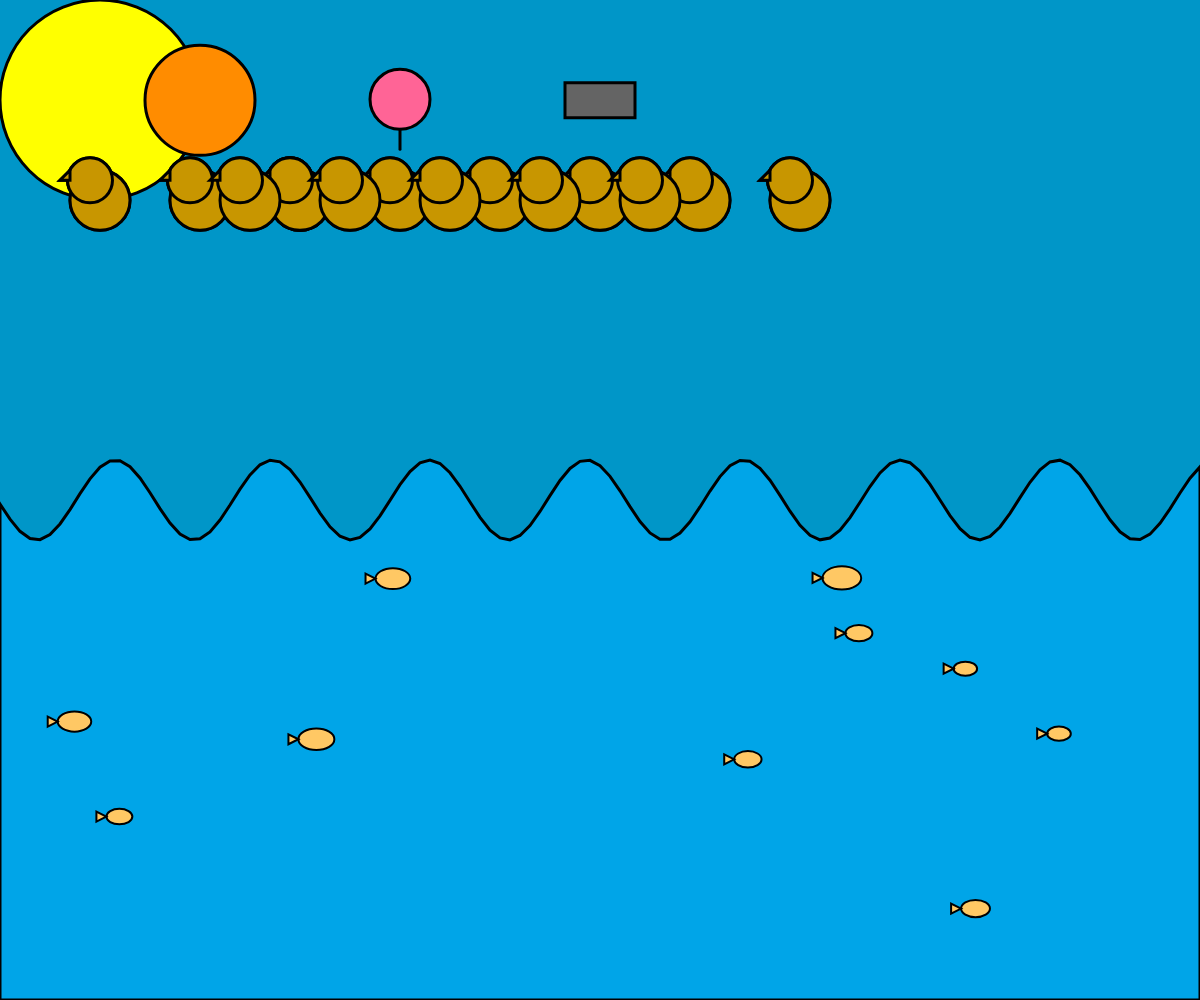
Frame 1 (no input)
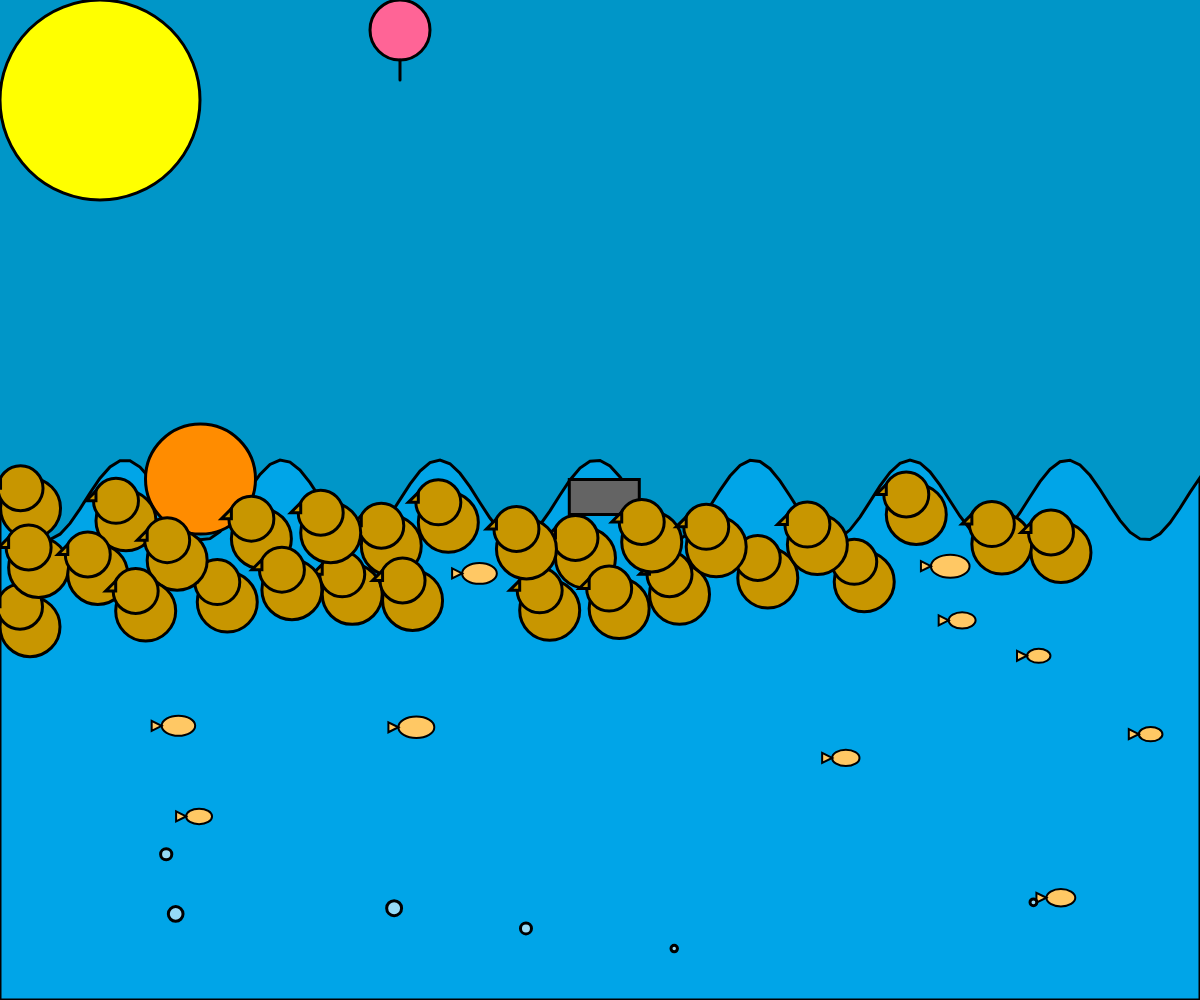
Frame 60 (no input)
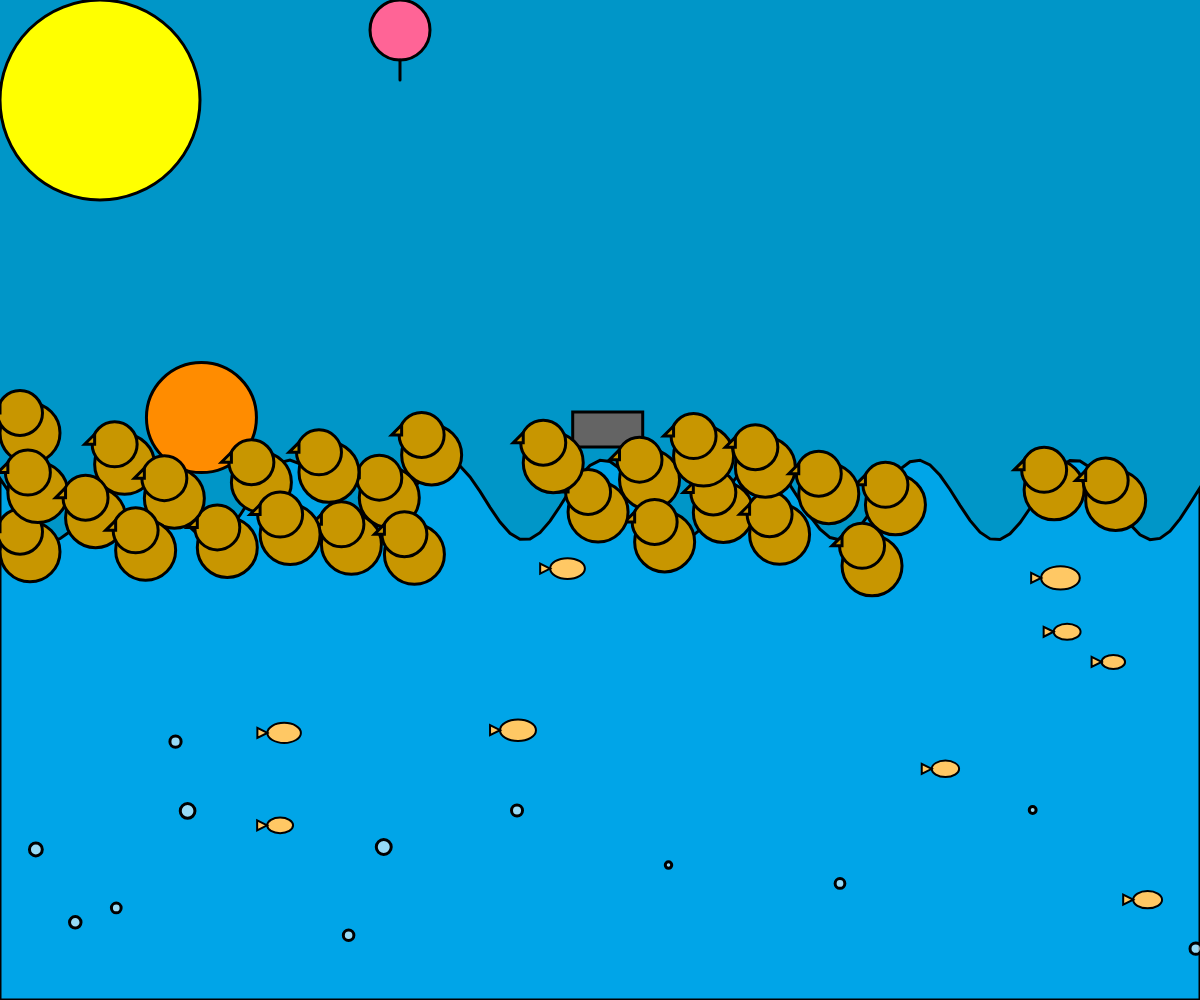
Frame 120 (the mouse pressed at the canvas centre since frame 60)

The p5.js sketch that drew these frames (run headless with seeded random() and noise() and a simulated clock; from frame 60 on, the mouse is pressed at the canvas centre):

// p5.js sketch
// ── sketch.js




// =======================
// WATER CLASS
// =======================
class Water {
  constructor(y) {
    this.y = y;
    this.waveOffset = 0;
  }

  update() {
    this.waveOffset += 0.1;
  }

  getSurface(x) {
    //MORE VIOLENT WAVE
    return this.y + sin(x * 0.04 + this.waveOffset) * 40;
    //MORE STEADY WAVE
    return this.y + sin(x*0.02 + this.waveOffset) * 10;
  }

  display() {
    strokeWeight(3);
    stroke(0);
    fill(0, 175, 255, 150);

    beginShape();
    for (let x = 0; x <= width; x += 10) {
      let y = this.getSurface(x);
      vertex(x, y);
    }
    vertex(width, height);
    vertex(0, height);
    endShape(CLOSE);
  }
}

// =======================
// PHYSICS OBJECTS
// =======================
class PhysicsObject {
  constructor(x, y, r, type) {
    this.pos = createVector(x, y);
    this.vel = createVector(0, 0);
    this.acc = createVector(0, 0);

    this.r = r;
    this.type = type;
    this.dragging = false;

    if (type === "basketball") {
      this.bounce = 0.9;
      this.mass = 1;
    } else if (type === "balloon") {
      this.bounce = 0.6;
      this.mass = 0.4;
    } else if (type === "hammer") {
      this.bounce = 0.1;
      this.mass = 100;
    } else if (type === "teddy") {
      this.bounce = 0.4;
      this.mass = 1.5;
    }
  }

  applyForce(force) {
    let f = p5.Vector.div(force, this.mass);
    this.acc.add(f);
  }

  update() {
    if (!this.dragging) {

      this.applyForce(createVector(0, 0.3 * this.mass));

      if (this.type === "balloon") {
        this.applyForce(createVector(0, -0.4));
      }

      let surface = water.getSurface(this.pos.x);

      if (this.pos.y + this.r > surface) {
        let depth = (this.pos.y + this.r) - surface;

        let buoyancy = map(depth, 0, this.r * 2, 0, -0.6);
        this.applyForce(createVector(0, buoyancy));

        this.vel.mult(0.9);
      }

      this.vel.add(this.acc);
      this.pos.add(this.vel);
      this.acc.mult(0);
    }

    this.checkEdges();
  }

  checkEdges() {
    if (this.pos.y + this.r > height) {
      this.pos.y = height - this.r;
      this.vel.y *= -this.bounce;
    }

    if (this.pos.y - this.r < 0) {
      this.pos.y = this.r;
      this.vel.y *= -this.bounce;
    }

    if (this.pos.x + this.r > width) {
      this.pos.x = width - this.r;
      this.vel.x *= -this.bounce;
    }

    if (this.pos.x - this.r < 0) {
      this.pos.x = this.r;
      this.vel.x *= -this.bounce;
    }
  }

  display() {
    push();
    translate(this.pos.x, this.pos.y);

    stroke(0);
    strokeWeight(3)

    if (this.type === "basketball") {
      fill(255, 140, 0);
      ellipse(0, 0, this.r * 2);
    } else if (this.type === "balloon") {
      fill(255, 100, 150);
      ellipse(0, 0, this.r * 2);
      stroke(0);
      line(0, this.r, 0, this.r + 20);
    } else if (this.type === "hammer") {
      fill(100);
      rectMode(CENTER);
      rect(0, 0, this.r * 2, this.r);
    } else if (this.type === "teddy") {
      fill(200, 150,0);
      ellipse(0, 0, this.r * 2);
      ellipse(-10,-20,this.r *1.5)
      triangle(-30,-20,-30,-30,-40,-20)
    }

    pop();
  }

  pressed(mx, my) {
    if (dist(mx, my, this.pos.x, this.pos.y) < this.r) {
      this.dragging = true;
    }
  }

  released() {
    this.dragging = false;
  }

  drag(mx, my) {
    if (this.dragging) {
      this.pos.set(mx, my);
      this.vel.set(0, 0);
    }
  }
}

// =======================
// FISH (FIXED INTERACTION)
// =======================
class Fish {
  constructor(x, y) {
    this.pos = createVector(x, y);
    this.vel = createVector(random(1, 2), 0);
    this.size = random(20, 40);
  }

  update() {
    this.pos.x += this.vel.x;

    this.pos.y += sin(frameCount * 0.05 + this.pos.x * 0.01) * 0.5;

    if (this.pos.x > width + 50) this.pos.x = -50;
    if (this.pos.x < -50) this.pos.x = width + 50;

    let surface = water.getSurface(this.pos.x);

    // keep fish UNDER water surface
    let minDepth = surface + 20;
    let maxDepth = height - 30;

    if (this.pos.y < minDepth) this.pos.y += 2;
    if (this.pos.y > maxDepth) this.pos.y -= 1;

    // =========================
    // 🐟 STRONGER OBJECT PUSH
    // =========================
    for (let obj of objects) {
      let d = dist(this.pos.x, this.pos.y, obj.pos.x, obj.pos.y);

      if (d < this.size + obj.r) {

        // direction from fish to object
        let dir = p5.Vector.sub(obj.pos, this.pos);

        if (dir.mag() > 0) {
          dir.normalize();
        }

        // stronger impulse force
        let force = dir.mult(1.2);

        obj.applyForce(force);
      }
    }
  }

  display() {
    push();
    translate(this.pos.x, this.pos.y);

    fill(255, 200, 100);
    stroke(0);
    strokeWeight(2)

    ellipse(0, 0, this.size, this.size * 0.6);

    triangle(
      -this.size / 2, 0,
      -this.size / 2 - 10, -5,
      -this.size / 2 - 10, 5
    );

    pop();
  }
}

// =======================
// BUBBLES (FIXED: UNDERWATER ONLY)
// =======================
class Bubble {
  constructor(x, y) {
    this.pos = createVector(x, y);
    this.vel = createVector(random(-0.2, 0.2), random(-1, -2));
    this.size = random(5, 15);
  }

  update() {
    this.pos.add(this.vel);
    this.pos.x += sin(frameCount * 0.1 + this.pos.y) * 0.3;

    let surface = water.getSurface(this.pos.x);

    // KEEP BUBBLES UNDER WATER ONLY
    if (this.pos.y < surface + 10) {
      this.pos.y += 1.5;
      this.vel.y = abs(this.vel.y); // force downward drift
    }

    for (let obj of objects) {
      let d = dist(this.pos.x, this.pos.y, obj.pos.x, obj.pos.y);
      if (d < obj.r) {
        obj.vel.y -= 0.02;
      }
    }
  }

  display() {
    fill(255, 255, 255, 150);
    stroke(0);
    strokeWeight(3)
    ellipse(this.pos.x, this.pos.y, this.size);
  }
}

// =======================
// GLOBALS
// =======================
let objects = [];
let fish = [];
let bubbles = [];
let water;

// =======================
// SETUP
// =======================
function setup() {
  createCanvas(windowWidth, windowHeight);

  water = new Water(height * 0.5);
  
  stroke(0)
  strokeWeight(3)
  
  objects.push(new PhysicsObject(200, 100, 55, "basketball"));
  objects.push(new PhysicsObject(400, 100, 30, "balloon"));
  objects.push(new PhysicsObject(600, 100, 35, "hammer"));
  objects.push(new PhysicsObject(300, 200, 30, "teddy"));
  
  objects.push(new PhysicsObject(300, 200, 30, "teddy"));
  objects.push(new PhysicsObject(300, 200, 30, "teddy"));
  objects.push(new PhysicsObject(400, 200, 30, "teddy"));
  objects.push(new PhysicsObject(500, 200, 30, "teddy"));
  objects.push(new PhysicsObject(600, 200, 30, "teddy"));
  objects.push(new PhysicsObject(700, 200, 30, "teddy"));
  objects.push(new PhysicsObject(800, 200, 30, "teddy"));
  objects.push(new PhysicsObject(100, 200, 30, "teddy"));
  objects.push(new PhysicsObject(200, 200, 30, "teddy"));
  objects.push(new PhysicsObject(250, 200, 30, "teddy"));
  objects.push(new PhysicsObject(350, 200, 30, "teddy"));
  objects.push(new PhysicsObject(450, 200, 30, "teddy"));
  objects.push(new PhysicsObject(550, 200, 30, "teddy"));
  objects.push(new PhysicsObject(650, 200, 30, "teddy"));
  objects.push(new PhysicsObject(300, 200, 30, "teddy"));
  objects.push(new PhysicsObject(400, 200, 30, "teddy"));
  objects.push(new PhysicsObject(500, 200, 30, "teddy"));
  objects.push(new PhysicsObject(600, 200, 30, "teddy"));
  objects.push(new PhysicsObject(700, 200, 30, "teddy"));
  objects.push(new PhysicsObject(800, 200, 30, "teddy"));
  objects.push(new PhysicsObject(100, 200, 30, "teddy"));
  objects.push(new PhysicsObject(200, 200, 30, "teddy"));
  objects.push(new PhysicsObject(250, 200, 30, "teddy"));
  objects.push(new PhysicsObject(350, 200, 30, "teddy"));
  objects.push(new PhysicsObject(450, 200, 30, "teddy"));
  objects.push(new PhysicsObject(550, 200, 30, "teddy"));
  objects.push(new PhysicsObject(650, 200, 30, "teddy"));

  for (let i = 0; i < 10; i++) {
    fish.push(new Fish(random(width), random(height * 0.55, height - 50)));
  }
}

// =======================
// DRAW
// =======================
function draw() {
  background(0, 150, 200);

  
  fill(255, 255, 0);
  circle(100, 100, 200);
  
  push()
  fill(203,200,0)
  rect(0,1150,1300,200)
  pop()

  water.update();
  water.display();

  for (let obj of objects) {
    obj.update();
    obj.display();
  }

  for (let f of fish) {
    f.update();
    f.display();
  }

  if (frameCount % 10 === 0) {
    bubbles.push(new Bubble(random(width), height - 50));
  }

  for (let i = bubbles.length - 1; i >= 0; i--) {
    bubbles[i].update();
    bubbles[i].display();

    if (bubbles[i].pos.y < water.getSurface(bubbles[i].pos.x) - 50) {
      bubbles.splice(i, 1);
    }
  }

  handleCollisions();
}

// =======================
// COLLISIONS
// =======================
function handleCollisions() {
  for (let i = 0; i < objects.length; i++) {
    for (let j = i + 1; j < objects.length; j++) {
      let a = objects[i];
      let b = objects[j];

      let d = dist(a.pos.x, a.pos.y, b.pos.x, b.pos.y);
      let minDist = a.r + b.r;

      if (d < minDist) {
        let overlap = minDist - d;
        let dir = p5.Vector.sub(b.pos, a.pos).normalize();

        b.pos.add(dir.copy().mult(overlap / 2));
        a.pos.sub(dir.copy().mult(overlap / 2));

        let temp = a.vel.copy();
        a.vel = b.vel.copy();
        b.vel = temp;
      }
    }
  }
}

// =======================
// MOUSE
// =======================
function mousePressed() {
  for (let obj of objects) obj.pressed(mouseX, mouseY);
}

function mouseReleased() {
  for (let obj of objects) obj.released();
}

function mouseDragged() {
  for (let obj of objects) obj.drag(mouseX, mouseY);
}
